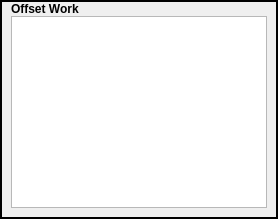
              <widget class="QWidget" name="workoffsetsPage">
               <layout class="QVBoxLayout" name="verticalLayout_31">
                <property name="spacing">
                 <number>0</number>
                </property>
                <property name="leftMargin">
                 <number>0</number>
                </property>
                <property name="topMargin">
                 <number>0</number>
                </property>
                <property name="rightMargin">
                 <number>0</number>
                </property>
                <property name="bottomMargin">
                 <number>0</number>
                </property>
                <item>
                 <widget class="QFrame" name="woffsetspage">
                  <property name="frameShape">
                   <enum>QFrame::WinPanel</enum>
                  </property>
                  <property name="frameShadow">
                   <enum>QFrame::Plain</enum>
                  </property>
                  <layout class="QVBoxLayout" name="verticalLayout_14">
                   <property name="spacing">
                    <number>0</number>
                   </property>
                   <property name="leftMargin">
                    <number>9</number>
                   </property>
                   <property name="topMargin">
                    <number>0</number>
                   </property>
                   <property name="rightMargin">
                    <number>9</number>
                   </property>
                   <property name="bottomMargin">
                    <number>9</number>
                   </property>
                   <item>
                    <widget class="QLabel" name="label_19">
                     <property name="sizePolicy">
                      <sizepolicy hsizetype="Preferred" vsizetype="Minimum">
                       <horstretch>0</horstretch>
                       <verstretch>0</verstretch>
                      </sizepolicy>
                     </property>
                     <property name="maximumSize">
                      <size>
                       <width>16777215</width>
                       <height>20</height>
                      </size>
                     </property>
                     <property name="text">
                      <string>&lt;html&gt;&lt;head/&gt;&lt;body&gt;&lt;p&gt;&lt;span style=&quot; font-weight:600;&quot;&gt;Offset Work&lt;/span&gt;&lt;/p&gt;&lt;/body&gt;&lt;/html&gt;</string>
                     </property>
                    </widget>
                   </item>
                   <item>
                    <widget class="OriginOffsetView" name="originoffsetview_2"/>
                   </item>
                  </layout>
                 </widget>
                </item>
               </layout>
              </widget>
